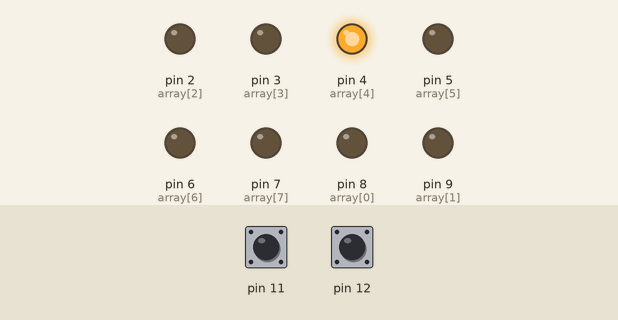
Simulated run of this sketch. Board: Arduino Uno, built with avr-gcc and run on an emulated ATmega328P. Parts: output pins drawn as LEDs (lit = HIGH). Inputs (shaded band) come from the test bench; at power-on: pin 11 LOW, pin 12 LOW.

Above: at 1.2 s.
1.3 s: pin 11 pulsed HIGH 2 times (0.12 s each, 0.3 s apart)
At 1.57 s:
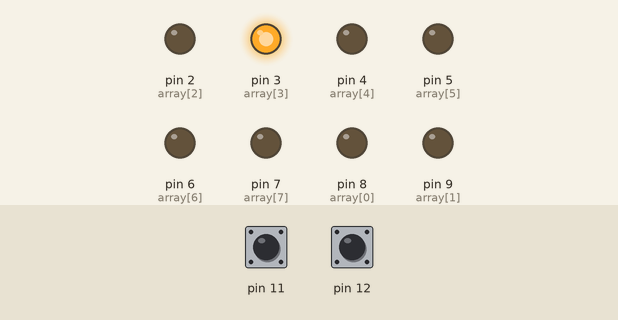
At 3.0 s:
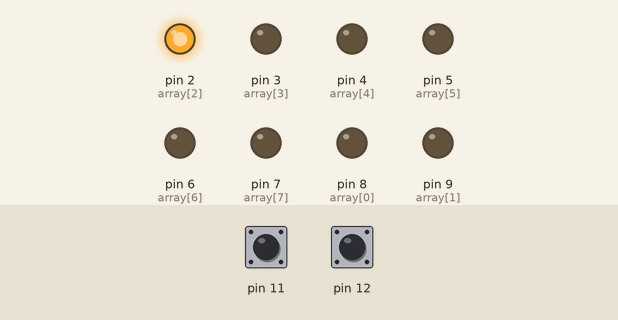
3.4 s: pin 12 pulsed HIGH 5 times (0.12 s each, 0.3 s apart)
At 5.4 s:
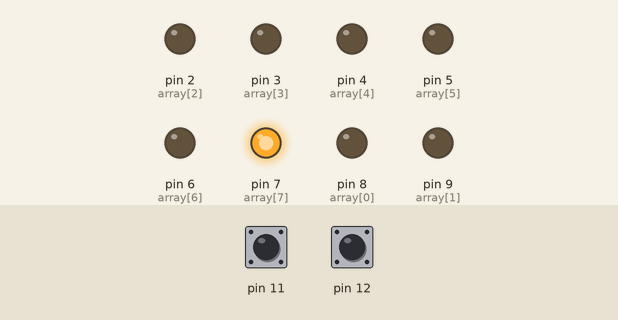
Timing chart, 0 to 6.9 s (numbered marks = the images above; inputs shaded):
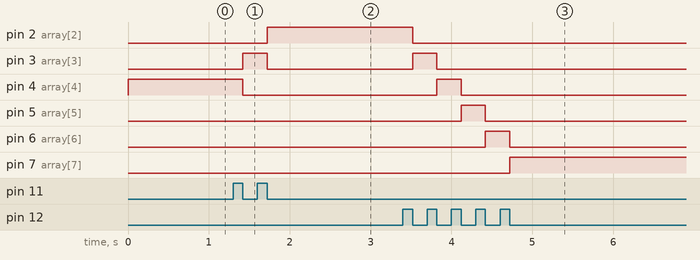

Measured:
- after the input at 1.3 s, pin 2 (array[2]): LOW → HIGH after 0.42 s; pin 3 (array[3]): LOW → HIGH after 0.12 s, → LOW 0.30 s later; pin 4 (array[4]): HIGH → LOW after 0.12 s
- after the input at 3.4 s, pin 2 (array[2]): HIGH → LOW after 0.12 s; pin 3 (array[3]): LOW → HIGH after 0.12 s, → LOW 0.30 s later; pin 4 (array[4]): LOW → HIGH after 0.42 s, → LOW 0.30 s later; pin 5 (array[5]): LOW → HIGH after 0.72 s, → LOW 0.30 s later; pin 6 (array[6]): LOW → HIGH after 1.0 s, → LOW 0.30 s later

The sketch:

RunningLight.ino
```cpp
class LedArray{

#define nbits 8
  const int array[nbits] = {8,9,2,3,4,5,6,7};

  public:
  LedArray(){};

  void init(){
    for(int i = 0; i != nbits; ++i) pinMode(array[i], OUTPUT);
    print(0);
  }

  void print(int x){
    if(x < 0 || x > 255) return;
    for(int i=0; i != nbits; ++i){
      digitalWrite(array[i], (x%2)?HIGH:LOW);
      x /= 2;
    }
  }

  void setNth(int n, bool value){
    if(n < 0 || n >= nbits) return;
    digitalWrite(array[n], (value)?HIGH:LOW);
  }
};

class PushButton{
  const int clickTime = 100;
  const int releaseTime = 50;
  unsigned long lastActionTimestamp;
  bool isPressed;
  int pin;
  bool isClick;

  public:
  PushButton(int pin):lastActionTimestamp(0),isPressed(false),pin(pin),isClick(false){}

  void init(){
    pinMode(pin, INPUT);
  }

  bool click() { return isClick; }
  bool clickAndReset() {
    bool clk = isClick;
    isClick = false;
    return clk;
  }

  void loop(){
    int buttonState = digitalRead(pin);
    if(isPressed && buttonState == LOW){
      unsigned long released = millis();
      isClick = (released - lastActionTimestamp) > clickTime;
      isPressed = false;
      lastActionTimestamp = released;
    } else if(!isPressed && buttonState == HIGH){
      unsigned long pressed = millis();
      isClick = false;
      isPressed = true;
      lastActionTimestamp = pressed;
    } else if(!isPressed && buttonState == LOW && isClick){
      if(millis() - lastActionTimestamp > releaseTime){
        isClick = false;
      }
    }
  }
};

/*
  Main Programm
*/
LedArray ledArray;
PushButton buttonNext(12);
PushButton buttonPrev(11);

int ledOn = 4;

void setup() {
  ledArray.init();
  buttonNext.init();
  buttonPrev.init();

  Serial.begin(9600);
}

void loop() {
  buttonNext.loop();
  buttonPrev.loop();

  ledArray.setNth(ledOn, true);

  if(buttonNext.clickAndReset()){
    ledArray.setNth(ledOn, false);
    ledOn += 1;
  } if(buttonPrev.clickAndReset()){
    ledArray.setNth(ledOn, false);
    ledOn -= 1;
  }
  if(ledOn < 0) ledOn = 7;
  if(ledOn >= 8) ledOn = 0;

}
```
